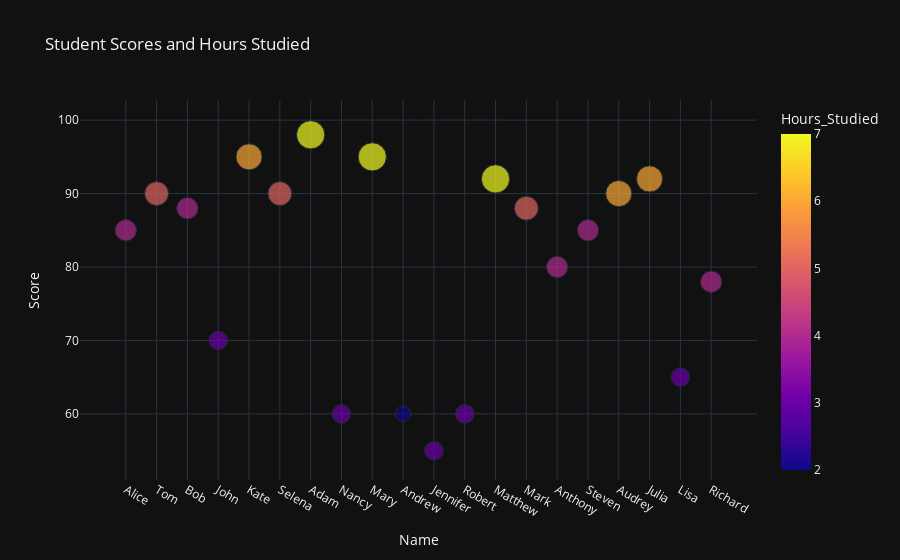

Notebook code cell kept with this figure:
### Code cell
# Adding color and size based on another variable
fig = px.scatter(df, x='Name', y='Score', size='Hours_Studied', color='Hours_Studied',
                 title='Student Scores and Hours Studied', hover_name='Name')
fig.show()

### Figure 1 — Plotly figure (JSON) as saved in the notebook; plotly's stock layout.template omitted (floating-point values rounded to 4 significant figures)
{"data": [{"hovertemplate": "<b>%{hovertext}</b><br><br>Name=%{x}<br>Score=%{y}<br>Hours_Studied=%{marker.color}<extra></extra>", "hovertext": ["Alice", "Tom", "Bob", "John", "Kate", "Selena", "Adam", "Nancy", "Mary", "Andrew", "Jennifer", "Robert", "Matthew", "Mark", "Anthony", "Steven", "Audrey", "Julia", "Lisa", "Richard"], "legendgroup": "", "marker": {"color": [4, 5, 4, 3, 6, 5, 7, 3, 7, 2, 3, 3, 7, 5, 4, 4, 6, 6, 3, 4], "coloraxis": "coloraxis", "size": [4, 5, 4, 3, 6, 5, 7, 3, 7, 2, 3, 3, 7, 5, 4, 4, 6, 6, 3, 4], "sizemode": "area", "sizeref": 0.0175, "symbol": "circle"}, "mode": "markers", "name": "", "orientation": "v", "showlegend": false, "type": "scatter", "x": ["Alice", "Tom", "Bob", "John", "Kate", "Selena", "Adam", "Nancy", "Mary", "Andrew", "Jennifer", "Robert", "Matthew", "Mark", "Anthony", "Steven", "Audrey", "Julia", "Lisa", "Richard"], "xaxis": "x", "y": [85, 90, 88, 70, 95, 90, 98, 60, 95, 60, 55, 60, 92, 88, 80, 85, 90, 92, 65, 78], "yaxis": "y"}], "layout": {"coloraxis": {"colorbar": {"title": {"text": "Hours_Studied"}}, "colorscale": [[0, "#0d0887"], [0.1111, "#46039f"], [0.2222, "#7201a8"], [0.3333, "#9c179e"], [0.4444, "#bd3786"], [0.5556, "#d8576b"], [0.6667, "#ed7953"], [0.7778, "#fb9f3a"], [0.8889, "#fdca26"], [1, "#f0f921"]]}, "legend": {"itemsizing": "constant", "tracegroupgap": 0}, "title": {"text": "Student Scores and Hours Studied"}, "xaxis": {"anchor": "y", "domain": [0, 1], "title": {"text": "Name"}}, "yaxis": {"anchor": "x", "domain": [0, 1], "title": {"text": "Score"}}}}
